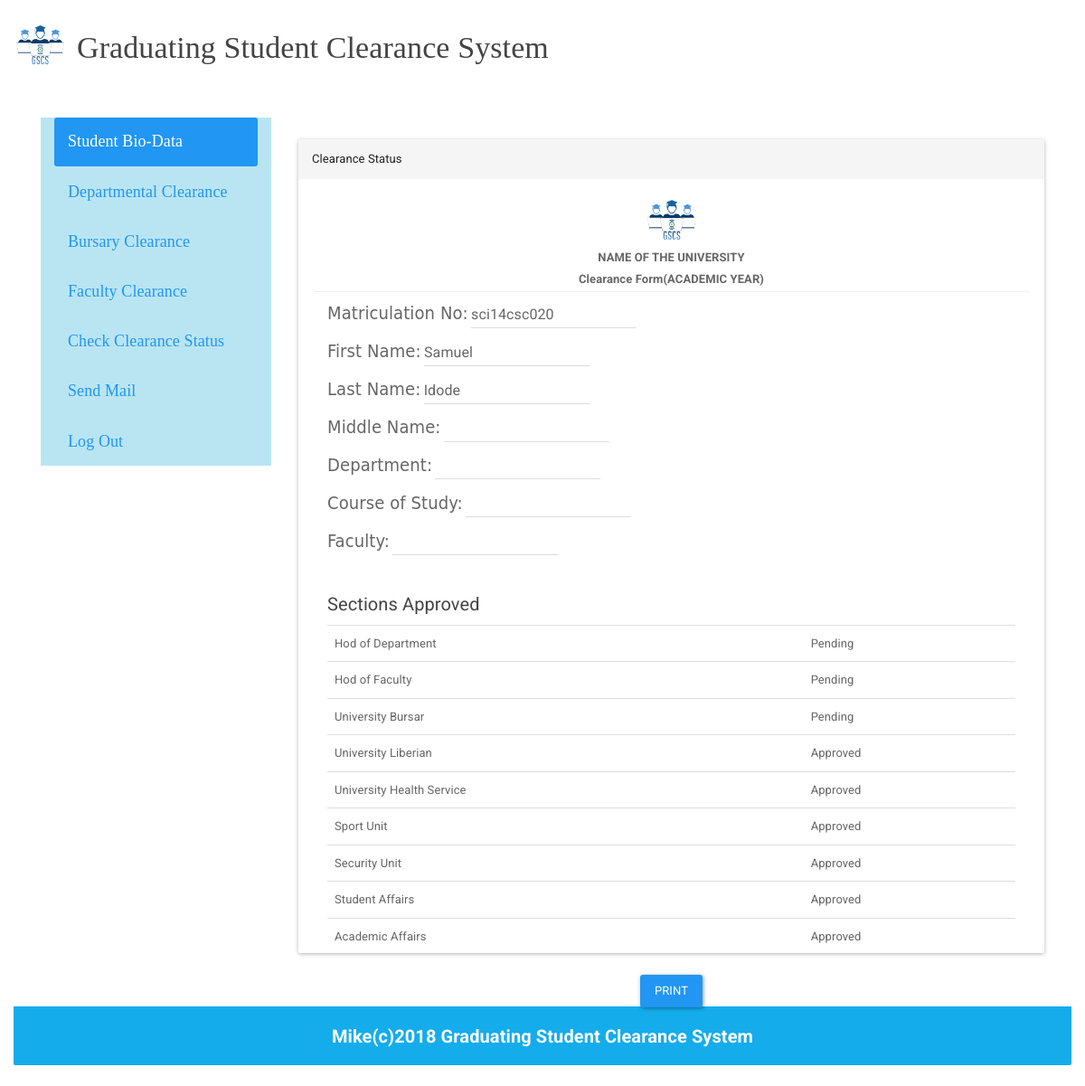
Page /status.php (signed in) on the committed database.
### tables this page shows
CREATE TABLE `adminreg` (
  `id` int(11) NOT NULL,
  `matric_no` varchar(50) NOT NULL,
  `password` varchar(50) NOT NULL,
  `hpassword` varchar(50) NOT NULL,
  `Status` varchar(50) NOT NULL,
  `f_name` varchar(250) NOT NULL,
  `l_name` varchar(250) NOT NULL,
  `m_name` varchar(250) NOT NULL,
  `sex` varchar(250) NOT NULL,
  `dept` varchar(250) NOT NULL,
  `cos` varchar(250) NOT NULL,
  `faculty` varchar(250) NOT NULL,
  `phone_no` varchar(250) NOT NULL,
  `e_mail` varchar(250) NOT NULL,
  `hodstatus` varchar(250) NOT NULL DEFAULT 'Pending',
  `burstatus` varchar(250) NOT NULL DEFAULT 'Pending',
  `falstatus` varchar(250) NOT NULL DEFAULT 'Pending',
  `library` varchar(255) NOT NULL DEFAULT 'Approved',
  `health` varchar(255) NOT NULL DEFAULT 'Approved',
  `sport` varchar(255) NOT NULL DEFAULT 'Approved',
  `security` varchar(255) NOT NULL DEFAULT 'Approved',
  `studentaffairs` varchar(255) NOT NULL DEFAULT 'Approved',
  `academicaffairs` varchar(255) NOT NULL DEFAULT 'Approved'
);

### status.php (the view, shortened to what this page needs)
<?php
$conn = new MySQLi("localhost","root","","project");
?>
<!doctype html>
<html>
<head>
    <link rel="stylesheet" href="assets/css/user.css">
    <link rel="stylesheet" href="assets/bootstrap/css/bootstrap.min.css">
</head>
<body>
<div class="container-fluid">
     <div id="head" class="">
        <header>
        <img src="img/gscs.png" alt="GSCS Logo" style="width:5%; height:100%">
        <h3 id="ful">Graduating Student Clearance System</h3>
        </header>
    </div>
    <br>
    <br>
     <nav class="navbar navbar-default">
		<div class="container-fluid">
            <div class="col-md-3" style="border:; background:;">
            <div style="background-color:#b9e5f3;" class="collapse navbar-collapse" id="bs-example-navbar-collapse-1">
            	<ul class="nav nav-pills nav-stacked" style="padding-left:0px; font-family:Cambria, 'Hoefler Text', 'Liberation Serif', Times, 'Times New Roman', serif; font-size:18px;">
                <li class="active"><a href="reg.php">Student Bio-Data</a></li>
                <li><a href="dept-clr.php">Departmental Clearance</a></li>
                <li><a href="bur-clr.php">Bursary Clearance</a></li>
                <li><a href="fal-clr.php">Faculty Clearance</a></li>
                <li><a href="clr-status.php">Check Clearance Status</a></li>
                <li><a href="send-mail.php">Send Mail</a></li>
                <li><a href="#">Log Out</a></li>
                </ul>
          	</div>
            </div>
       <div class="col-md-9">
       <div id="print_content" style="width: 100%;"><br>
       	<?php
							 $userid = $_SESSION['userid'];
							 $query= "SELECT * FROM adminreg WHERE id ='$userid'";
							 $relt = $conn->query($query);
							 if ($relt->num_rows === 1) {
							 while($row=$relt->fetch_assoc()){
							 $matno=$row['matric_no'];
							 $fname=$row['f_name'];
							 $lname=$row['l_name'];
							 $mname = $row['m_name'];
							 $dept = $row['dept'];
							 $cos = $row['cos'];
						    $fac = $row['faculty'];
                $hod = $row['hodstatus'];
                $bur = $row['burstatus'];
                $fal = $row['falstatus'];
                $library = $row['library'];
                $health = $row['health'];
                $sport = $row['sport'];
                $security = $row['security'];
                $sa = $row['studentaffairs'];
                $aa = $row['academicaffairs'];
							?>
        <div class="panel panel-default" style="height: 900px;">
          <div class="panel-heading"> Clearance Status </div>
          <div class="panel-body" style="">
            <center><img src="img/gscs.png" width="60px" height="60px"></center>
        <strong><center>NAME OF THE UNIVERSITY</center></strong>
        <strong><center>Clearance Form(ACADEMIC YEAR)</center></strong>
       <form style="padding-left:0%;" class="form-group" action="" method="post">
       <div class="form-control">
       <label for="fn">Matriculation No: </label>
       <input type="text" id="fn"  name="mno" value="<?php echo $matno;?>"></input>
       <br>
       <label for="fn">First Name: </label>
       <input type="text" id="fn"  name="fname" value="<?php echo $fname;?>"></input>
       <br>
       <label for="fn">Last Name: </label>
       <input type="text" id="fn"  name="lname" value="<?php echo $lname; ?>"></input>
       <br>
       <label for="fn">Middle Name: </label>
       <input type="text" id="fn"  name="mname" value="<?php echo $mname; ?>"></input>
       <br>
       <label for="fn">Department: </label>
       <input type="text" id="fn"  name="dept" value="<?php echo $dept; ?>"></input>
       <br>
       <label for="fn">Course of Study: </label>
       <input type="text" id="fn" name="cos" value="<?php echo $cos; ?>"/>
       <br>
       <label for="fn">Faculty: </label>
       <input type="text" id="fn" name="fal" value="<?php echo $fac; ?>"/>
       <br>
       <br>
       <h5> Sections Approved</h3>
       <table class="table">
         <tr>
          <td>Hod of Department</td>
          <td><?php echo $hod ?></td>
         <tr>
          <tr>
          <td>Hod of Faculty</td>
          <td><?php echo $fal ?></td>
         <tr>
          <tr>
          <td>University Bursar</td>
          <td><?php echo $bur ?></td>
         <tr>
          <tr>
          <td>University Liberian</td>
          <td><?php echo $library ?></td>
         <tr>
          <tr>
          <td>University Health Service</td>
          <td><?php echo $health ?></td>
         <tr>
          <tr>
          <td>Sport Unit</td>
          <td><?php echo $sport ?></td>
         <tr>
          <tr>
          <td>Security Unit</td>
          <td><?php echo $security ?></td>
         <tr>
          <tr>
          <td>Student Affairs</td>
          <td><?php echo $sa ?></td>
         <tr>
          <tr>
          <td>Academic Affairs</td>
          <td><?php echo $aa ?></td>
       </table>
       <center><a href="javascript:Clickheretoprint()" class="btn btn-primary">Print</a>
       </div>
    </form>
    </div>
    </div>
    </div>
<?php  }
							}
							?>
</div>
</div>
<br>
<footer class="panel-footer" style="background-color:#15ACEC; margin-top:1%">
<h5 style="text-align:center; color:white"><strong>Mike(c)2018 Graduating Student Clearance System</strong></h5>
</footer>
</body>
</html>

### assets/css/user.css (style rules this page uses)
#ful { font-family:Cambria, "Hoefler Text", "Liberation Serif", Times, "Times New Roman", serif; margin-top:-45px; margin-left:70px; }
#head { margin-top:20px; }
.navbar { box-shadow: 0px 0px 0px #fff !important; background-color:#4F23E5; }
label { font-size:20px; font-family:"Gill Sans", "Gill Sans MT", "Myriad Pro", "DejaVu Sans Condensed", Helvetica, Arial, sans-serif; }

### rows in the picture
adminreg: mno "sci14csc020", fname "Samuel", lname "Idode", hodstatus "Pending", falstatus "Pending", burstatus "Pending", library "Approved", health "Approved", sport "Approved", security "Approved", studentaffairs "Approved", academicaffairs "Approved"
